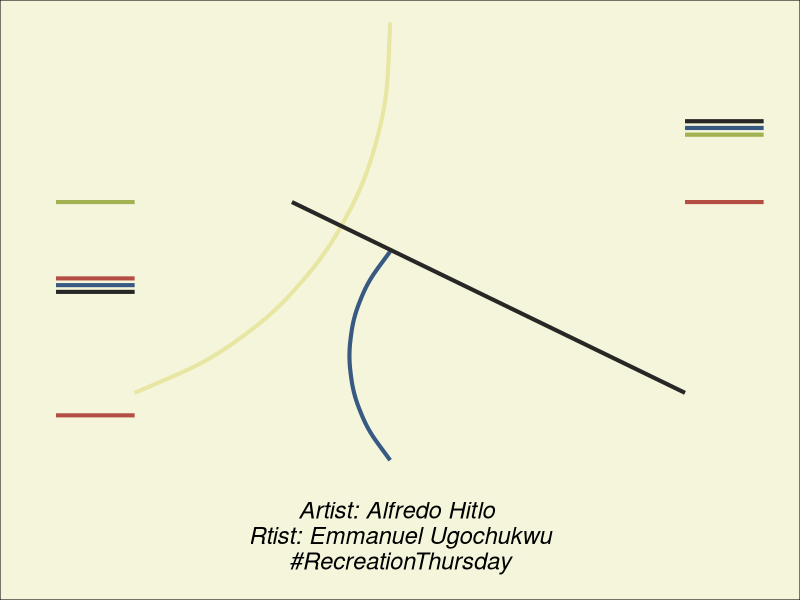

Source code (R): (Note: this script raises an error after producing the figure.)

library(tidyverse)
library(Cairo)

## Saving HEX codes for line and plot colors
yellow <- "#e7e6a2"
green <- "#a2b253"
red <- "#b44d43"
blue <- "#385a82"
black <- "#272725"
bg <- "#f5f5dc"



ggplot()+
  geom_segment(aes(x = 2.3, xend = 2.7, y = 2.5, yend = 2.5), col = red,size = 1.4)+
  geom_segment(aes(x = 2.3, xend = 2.7, y = 8, yend = 8), col = black,size = 1.4)+
  geom_segment(aes(x = 2.3, xend = 2.7, y = 8.3, yend = 8.3),col = blue,size = 1.4)+
  geom_segment(aes(x = 2.3, xend = 2.7, y = 8.6, yend = 8.6),col = red,size = 1.4)+
  geom_segment(aes(x = 2.3, xend = 2.7, y = 12, yend = 12),col = green,size = 1.4)+ # left
  geom_segment(aes(x = 5.5, xend = 5.9, y = 12, yend = 12),col = red,size = 1.4)+# right
  geom_segment(aes(x = 5.5, xend = 5.9, y = 15, yend = 15),col = green ,size = 1.4)+
  geom_segment(aes(x = 5.5, xend = 5.9, y = 15.3, yend = 15.3),col = blue,size = 1.4)+
  geom_segment(aes(x = 5.5, xend = 5.9, y = 15.6, yend = 15.6),col = black,size = 1.4)+
  geom_curve(aes(x = 2.7, xend = 4 , y = 3.5, yend = 20),col = yellow,size = 1.4, curvature = 0.35)+
  geom_curve(aes(x = 4, xend = 4 , y = 9.8, yend = 0.5),col = blue,size = 1.4, curvature = 0.4)+
  geom_segment(aes(x = 3.5, xend = 5.5, y = 12, yend = 3.5),col = black,size = 1.4)+
  expand_limits(x = 0, y = 0)+
  scale_x_continuous(limits = c(2.2,5.9))+
 
  labs(caption = "Artist: Alfredo Hitlo \nRtist: Emmanuel Ugochukwu\n #RecreationThursday \n")+
  
theme_void()+
  theme(
    legend.position = "none",
    plot.background = element_rect(fill = bg),
    plot.caption = element_text(face = "italic", hjust = 0.5, size = 17)
  ) +

## To save plot

ggsave(
    filename = "alfredo-hilto-recreated.png",
    width = 19,
    height = 25,
    units = "cm",
    type = "cairo-png",
   dpi = 320)
